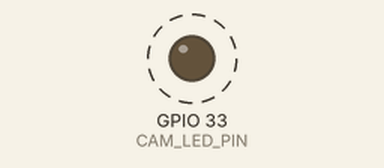
Bench run of a sketch on a simulated ESP32. On the bench: output pins drawn as LEDs (lit = HIGH). Dashed ring = blinking. What the sketch prints to the serial monitor is not drawn.

Above: at 0.6 s.
Timing chart, 0 to 4.8 s (numbered marks = the images above):
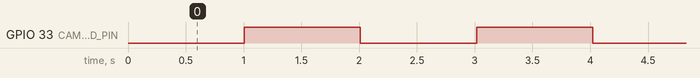

Measured:
- by itself, GPIO 33 (CAM_LED_PIN): alternates HIGH for 1.0 s and LOW for 1.0 s

The sketch:

cam.ino
```cpp
// =============================================================================================
//  CAM - sketch for the ESP32-CAM (AI-Thinker) mounted at the front of the box
// =============================================================================================
//
//  STATUS: placeholder. Compiles, blinks the on-board LED, prints a heartbeat on Serial.
//  The camera is not started yet; see docs/architecture.md for the planned role of the CAM
//  (stream to the phone for driving, later: lane / marker detection reported to the box).
//
//  BOARD: "AI Thinker ESP32-CAM", partition "Huge APP (3MB No OTA/1MB SPIFFS)".
//  FLASH: USB-TTL adapter on U0R/U0T, IO0 to GND during power-up, then reset. See README.md.
//
//  The CAM is a separate device with its own port and its own upload. It never talks to the
//  rover; everything it finds goes to the box (or straight to the phone page).
// =============================================================================================

#include <Arduino.h>
#include "CamConfig.h"

void setup() {
  Serial.begin(115200);
  delay(200);
  pinMode(CAM_LED_PIN, OUTPUT);
  digitalWrite(CAM_LED_PIN, LOW);
  Serial.println("[cam] placeholder sketch, camera not started");
}

void loop() {
  static uint32_t last = 0;
  const uint32_t now = millis();
  if (now - last >= 1000) {
    last = now;
    digitalWrite(CAM_LED_PIN, !digitalRead(CAM_LED_PIN));
    Serial.printf("[cam] alive %lu s, heap %u kB\n", (unsigned long)(now / 1000), ESP.getFreeHeap() / 1024);
  }
  delay(10);
}
```

CamConfig.h
```cpp
#pragma once
// CamConfig - settings and pin map of the AI-Thinker ESP32-CAM.
//
// The camera pins are fixed by the module (OV2640 on the AI-Thinker board). They are listed
// here so that the sketch never has magic numbers and docs/hardware/pinout.md can point here.

// ---- identity: must match the box it belongs to (same kit number) ---------------------------
const int CAM_KIT_ID = 6;  // 1..10, kit number on the sticker; same as BOX_ID in firmware/box

// ---- on-board LEDs ------------------------------------------------------------------------------
const int CAM_LED_PIN   = 33;  // small red LED on the back (active LOW on most boards)
const int CAM_FLASH_PIN = 4;   // white flash LED, also SD card D1: keep LOW unless needed

// ---- OV2640 camera pins (AI-Thinker ESP32-CAM) -------------------------------------------------
#define CAM_PIN_PWDN   32
#define CAM_PIN_RESET  -1
#define CAM_PIN_XCLK    0
#define CAM_PIN_SIOD   26
#define CAM_PIN_SIOC   27
#define CAM_PIN_D7     35
#define CAM_PIN_D6     34
#define CAM_PIN_D5     39
#define CAM_PIN_D4     36
#define CAM_PIN_D3     21
#define CAM_PIN_D2     19
#define CAM_PIN_D1     18
#define CAM_PIN_D0      5
#define CAM_PIN_VSYNC  25
#define CAM_PIN_HREF   23
#define CAM_PIN_PCLK   22
```
